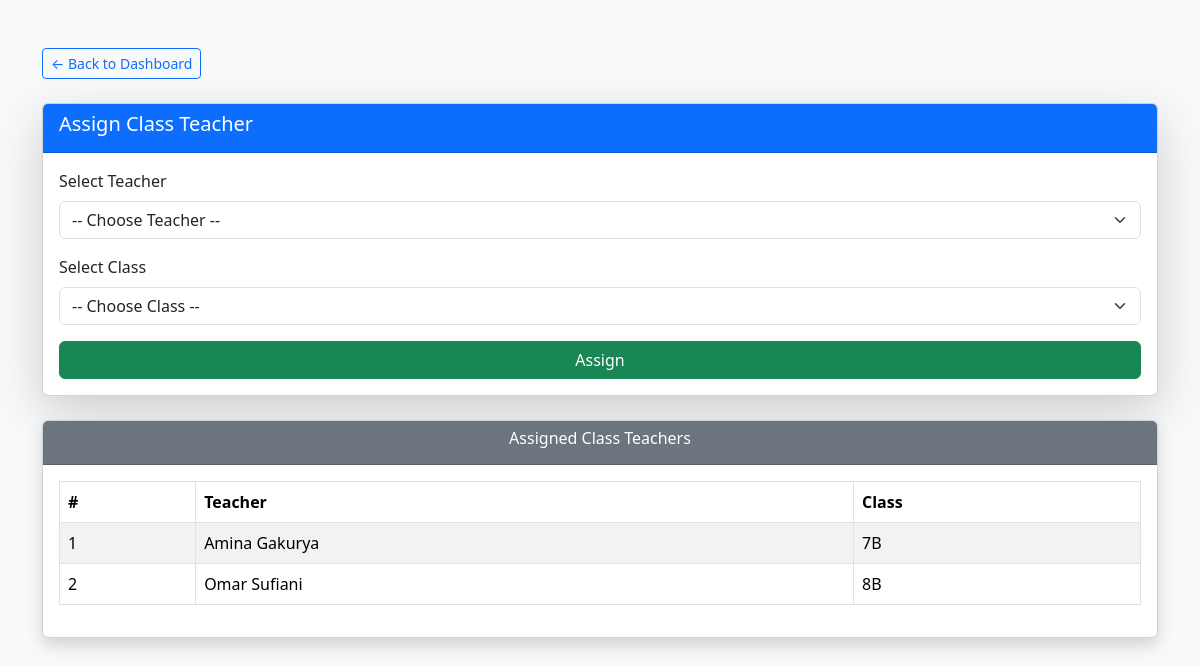
The app's page /manager/add_classteacher.php (signed in) with its own data.
### tables this page shows
CREATE TABLE `class_teachers` (
  `id` int(11) NOT NULL,
  `name` varchar(50) NOT NULL,
  `class_id` int(11) NOT NULL,
  `school_id` int(11) NOT NULL
);

CREATE TABLE `class` (
  `id` int(11) NOT NULL,
  `name` varchar(50) NOT NULL,
  `school_id` int(11) NOT NULL
);

### manager/add_classteacher.php (the view, shortened to what this page needs)
<?php
include 'db.php';
$school_id = $_SESSION['school_id'];
$assigned = $conn->query("SELECT ct.id, ct.name AS teacher_name, c.name AS class_name
                          FROM class_teachers ct
                          JOIN class c ON ct.class_id = c.id
                          WHERE ct.school_id = $school_id");
?>
<!DOCTYPE html>
<head>
  <link href="https://cdn.jsdelivr.net/npm/bootstrap@5.3.3/dist/css/bootstrap.min.css" rel="stylesheet">
</head>
<body class="bg-light">
<div class="container mt-5">
<a href="dashboard.php" class="btn btn-outline-primary mb-4 btn-sm">
    &larr; Back to Dashboard
</a>
    <div class="card shadow-lg">
        <div class="card-header bg-primary text-white">
          <h5>Assign Class Teacher</h5>
        </div>
        <div class="card-body">
          <form method="POST">
            <div class="mb-3">
              <label class="form-label">Select Teacher</label>
              <select name="teacher_id" class="form-select" required>
                <option value="">-- Choose Teacher --</option>
              </select>
            </div>
            <div class="mb-3">
              <label class="form-label">Select Class</label>
              <select name="class_id" class="form-select" required>
                <option value="">-- Choose Class --</option>
              </select>
            </div>
            <div class="d-grid">
              <button type="submit" class="btn btn-success">Assign</button>
            </div>
          </form>
        </div>
      </div>
      <?php if ($assigned->num_rows > 0) { ?>
      <div class="card mt-4 shadow">
        <div class="card-header bg-secondary text-white text-center">
          <h6>Assigned Class Teachers</h6>
        </div>
        <div class="card-body">
          <table class="table table-bordered table-striped">
            <thead>
              <tr>
                <th>#</th>
                <th>Teacher</th>
                <th>Class</th>
              </tr>
            </thead>
            <tbody>
              <?php $i=1; while($a = $assigned->fetch_assoc()){ ?>
              <tr>
                <td><?= $i++ ?></td>
                <td><?= htmlspecialchars($a['teacher_name']) ?></td>
                <td><?= htmlspecialchars($a['class_name']) ?></td>
              </tr>
              <?php } ?>
            </tbody>
          </table>
        </div>
      </div>
      <?php } ?>
    </div>
</body>
</html>

### records on screen
class_teachers: name "Amina Gakurya", class.name "7B"
class_teachers: name "Omar Sufiani", class.name "8B"
